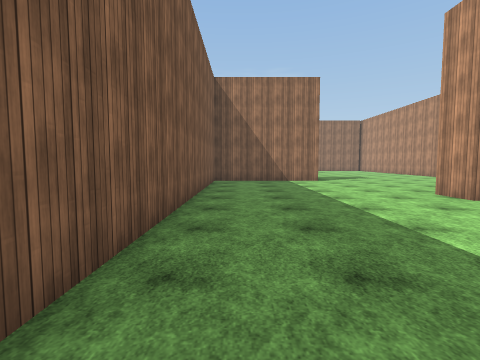
view 1 (above)

22 first-person views from a walk through a 3-D level made in the Unity game engine. The camera is 1.5 m above the floor, tilts 4° down and sees 85° across. The floor is counted in squares, 2 m on a side. Each view is taken from the middle of a square. On the plan, view 1 faces up. The plan holds only what a view shows up to about 9 squares ahead; the rest is blank. The place goes on beyond the plan. The player is left out. Surface patterns are stand-ins for the level's own textures.

view 2
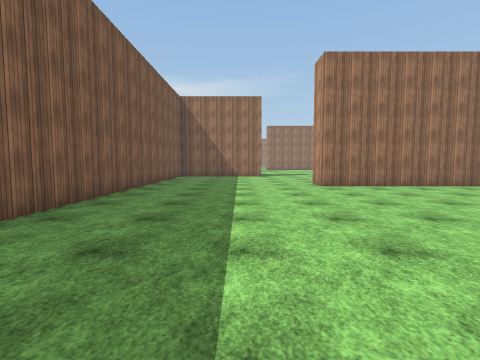

view 3
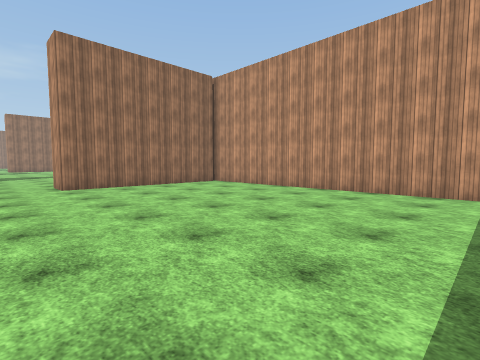

view 4
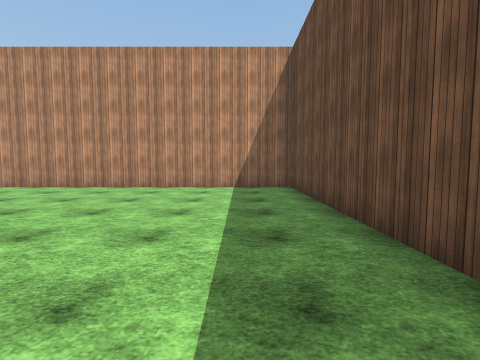

view 5
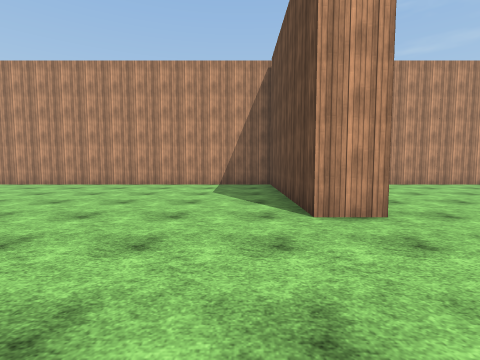

view 6
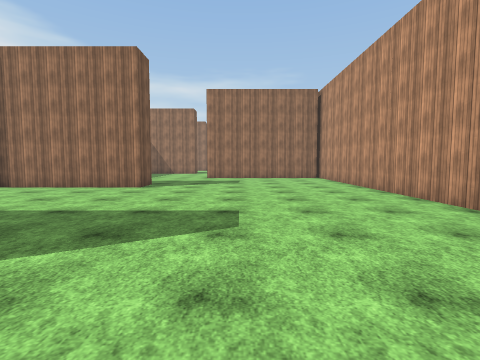

view 7
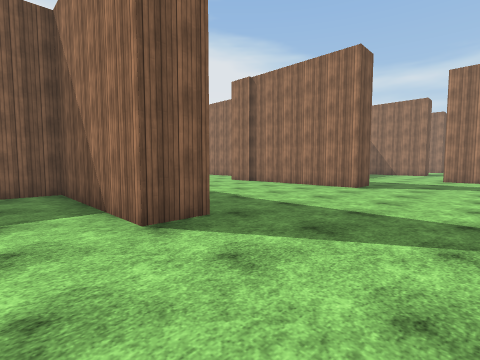

view 8
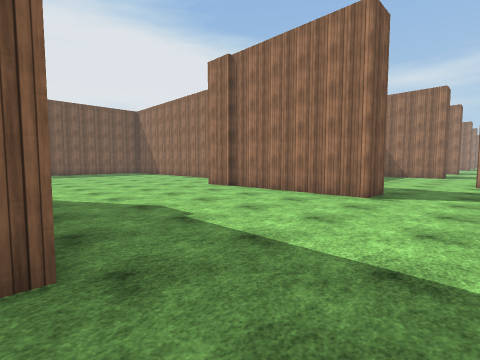

view 9
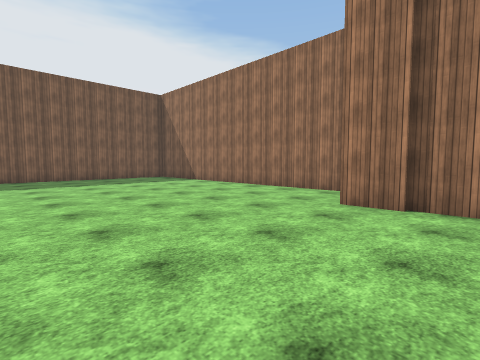

view 10
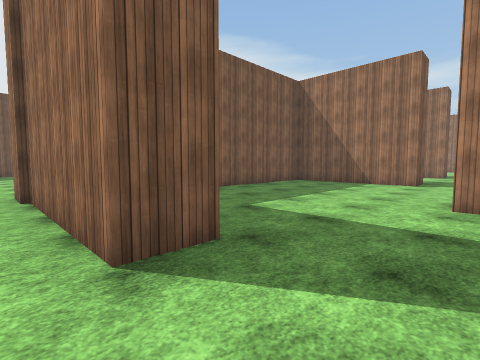

view 11
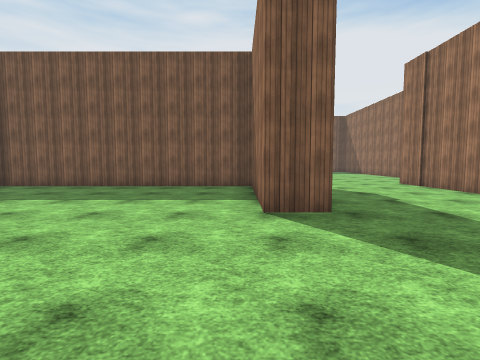

view 12
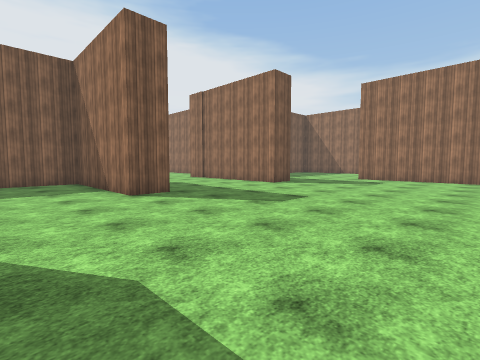

view 13
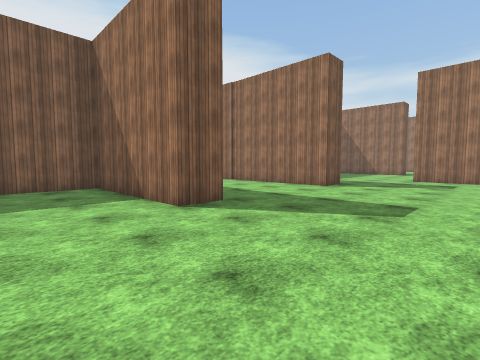

view 14
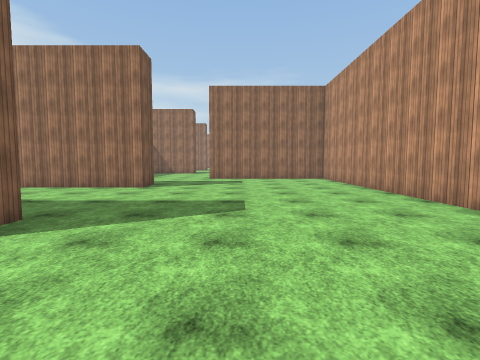

view 15
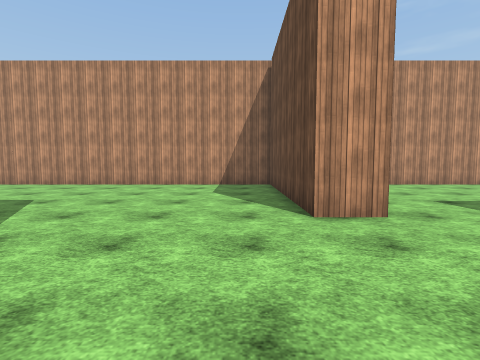

view 16
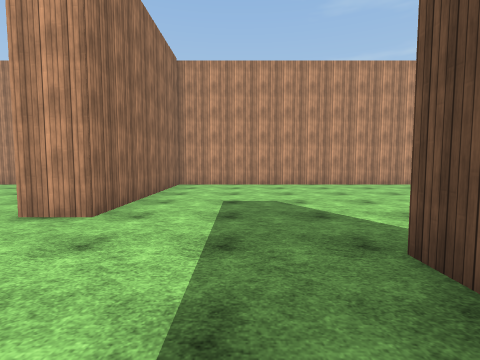

view 17
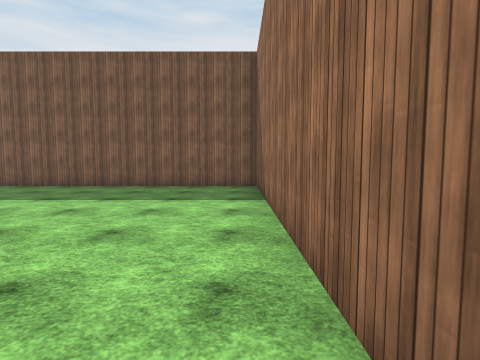

view 18
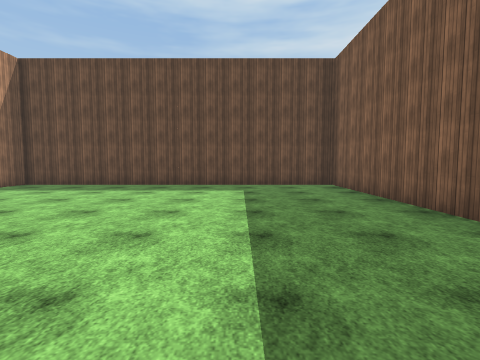

view 19
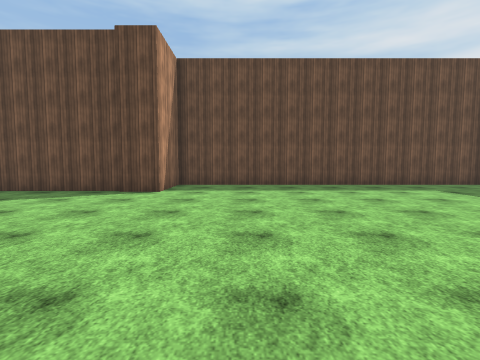

view 20
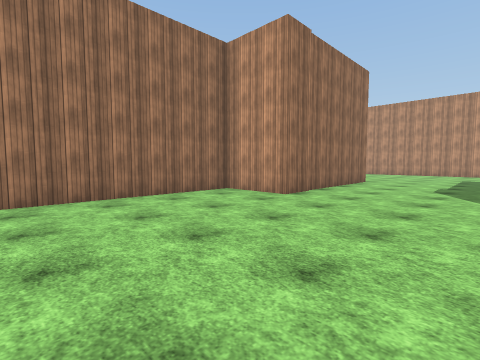

view 21
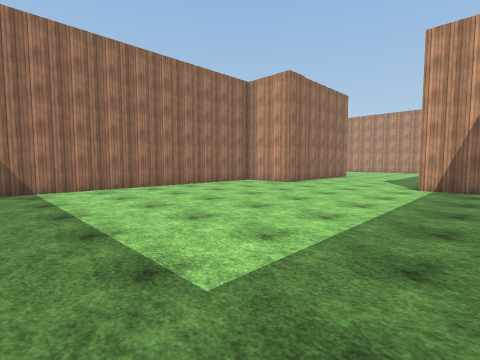

view 22
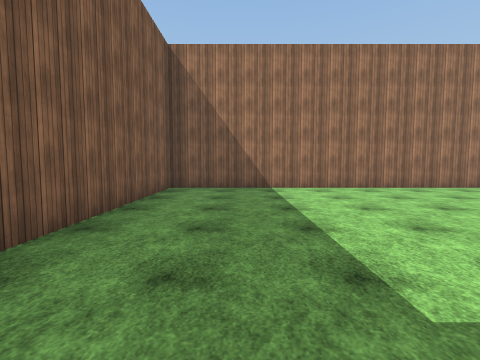

### Floor plan
Points are (right, up) in squares from view 1. A wall is a line through its corners. A room is listed if a view was taken in it or the views show most of it. See-through windows are left out.
Room 1 (views 1, 2, 3, 4, 5, 6, 7, 8, 9, 10, 17, 18, 19)
walls: (-1, 11.3) (2.2, 11.3); (3.1, 11.4) (3.1, 10.3) (-1, 10.3) (-1, 0.1); (3.1, 17.6) (3.1, 16.6) (-2, 16.6); (9.4, 5) (4.5, 5) (4.5, 6) (9.7, 6) (9.7, 21.5); (-2.9, 18.5) (-12, 18.5) (-12, 9.5) (-2, 9.5) (-2, 11.5) (-1, 11.5); (3.5, -4.5) (9.7, -4.5) (9.7, 4.1); (9.5, 21) (4.5, 21)
ways out: opening at (4.3, 19) to room 2
Room 2 (views 11, 12, 13, 14, 15, 16, 20, 21, 22)
walls: (-2, 25.2) (-2, 26.5); (3.1, 26.4) (3.1, 25.4) (-1, 25.4) (-1, 17.6); (3.1, 31.6) (3.1, 30.6) (-2, 30.6) (-2, 32.5) (-12, 32.5) (-12, 27.1); (4.5, 21) (4.5, 22) (9.5, 22); (2.4, 17.6) (3.1, 17.6); (9.7, 21.5) (9.7, 32)
ways out: opening at (4.3, 19) to room 1

Where each view was taken, in squares from view 1:
view 1: 0 up, 0 right, facing up
view 2: 3 down, 2 right, facing up
view 3: 3 down, 3 right, facing up-right
view 4: 3 down, 2 right, facing right
view 5: 7 up, 1 right, facing right
view 6: 9 up, 6 right, facing up
view 7: 9 up, 6 right, facing up-left
view 8: 11 up, 5 right, facing up-left
view 9: 12 up, 0 right, facing up-left
view 10: 16 up, 5 right, facing up-left
view 11: 25 up, 7 right, facing left
view 12: 23 up, 9 right, facing up-left
view 13: 23 up, 7 right, facing up-left
view 14: 23 up, 6 right, facing up
view 15: 23 up, 1 right, facing right
view 16: 19 up, 1 right, facing right
view 17: 18 up, 4 left, facing left
view 18: 18 up, 9 left, facing down
view 19: 18 up, 4 left, facing down
view 20: 27 up, 7 left, facing up-right
view 21: 25 up, 10 left, facing up-right
view 22: 25 up, 10 left, facing up
